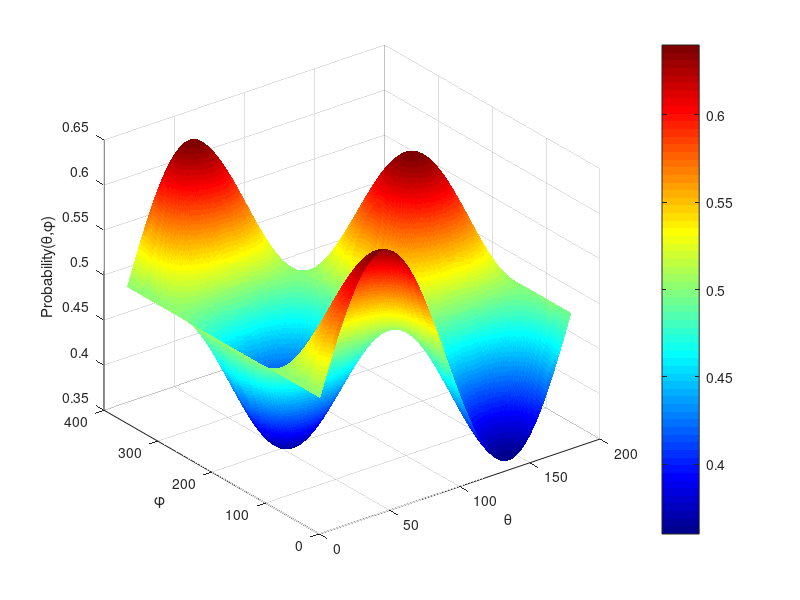
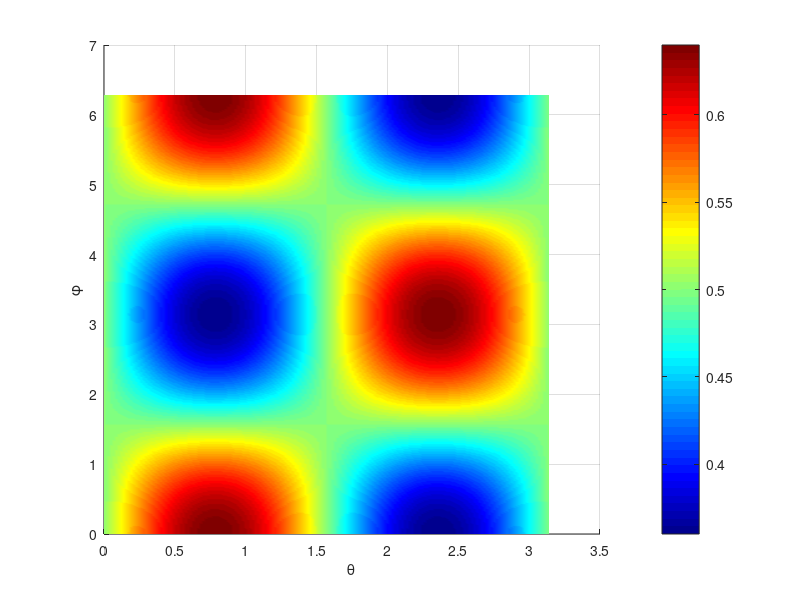

Write the MATLAB code that produced these figures, in order.
theta = linspace(0, pi, 180); % theta is w.r.t. xy plane
phi = linspace(0, 2*pi,360);
[X, Y] = meshgrid(theta, phi);
R =  1./2+(7./50).*sin(2.*X).*cos(Y)


% surface in 3D
figure;
surf(R,'EdgeColor','none');
colormap(jet); 
colorbar
xlabel('\theta')
ylabel('\phi')
zlabel('Probability(\theta,\phi)')
figure;
surf(X, Y, R,'EdgeColor', 'None', 'facecolor', 'interp');
colormap(jet);
colorbar
view(2);
xlabel('\theta')
ylabel('\phi')